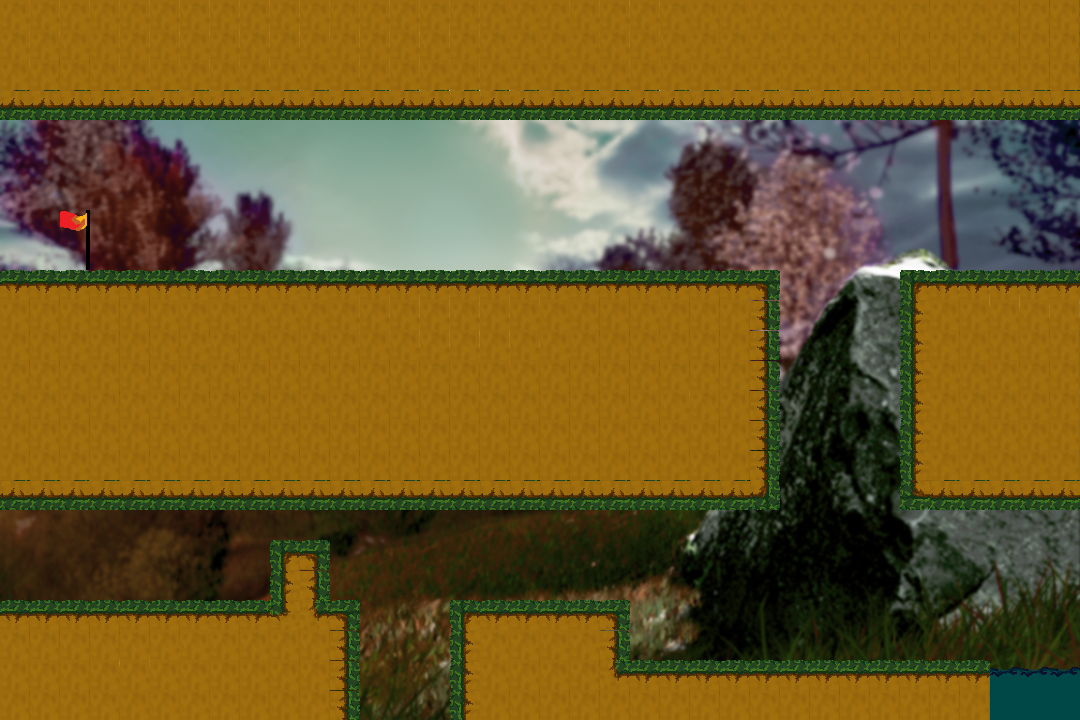

The image is a tile-based game level rendered from a .tmx file. Its description and complete source (layers, tilesets, objects, tile grids) follow:
An orthogonal 36x24 tile map with 30x30 px tiles, 2 tile layers (Background, Tile Layer 1), 4 tilesets and 15 objects.

<map version="1.5" tiledversion="1.7.2" orientation="orthogonal" renderorder="right-down" width="36" height="24" tilewidth="30" tileheight="30" infinite="0" nextlayerid="12" nextobjectid="23">
 <editorsettings>
  <export target="level1.lua" format="lua" />
 </editorsettings>
 <tileset firstgid="1" name="FLY_TILESET" tilewidth="30" tileheight="30" tilecount="16" columns="4">
  <image source="../Tilesets/FLY_TILESET.png" width="120" height="120" />
 </tileset>
 <tileset firstgid="17" name="END_FLAG" tilewidth="30" tileheight="30" tilecount="2" columns="1">
  <image source="../END_FLAG.png" width="30" height="60" />
 </tileset>
 <tileset firstgid="19" name="fly33" tilewidth="30" tileheight="30" tilecount="864" columns="36">
  <image source="../All background/fly33.png" width="1080" height="720" />
 </tileset>
 <tileset firstgid="883" name="fly33" tilewidth="1080" tileheight="720" tilecount="1" columns="1">
  <image source="../All background/fly33.png" width="1080" height="720" />
 </tileset>
 <layer id="2" name="Background" width="36" height="24">
  <data encoding="csv">
0,0,0,0,0,0,0,0,0,0,0,0,0,0,0,0,0,0,0,0,0,0,0,0,0,0,0,0,0,0,0,0,0,0,0,0,
0,0,0,0,0,0,0,0,0,0,0,0,0,0,0,0,0,0,0,0,0,0,0,0,0,0,0,0,0,0,0,0,0,0,0,0,
0,0,0,0,0,0,0,0,0,0,0,0,0,0,0,0,0,0,0,0,0,0,0,0,0,0,0,0,0,0,0,0,0,0,0,0,
0,0,0,0,0,0,0,0,0,0,0,0,0,0,0,0,0,0,0,0,0,0,0,0,0,0,0,0,0,0,0,0,0,0,0,0,
0,0,0,0,0,0,0,0,0,0,0,0,0,0,0,0,0,0,0,0,0,0,0,0,0,0,0,0,0,0,0,0,0,0,0,0,
0,0,0,0,0,0,0,0,0,0,0,0,0,0,0,0,0,0,0,0,0,0,0,0,0,0,0,0,0,0,0,0,0,0,0,0,
0,0,0,0,0,0,0,0,0,0,0,0,0,0,0,0,0,0,0,0,0,0,0,0,0,0,0,0,0,0,0,0,0,0,0,0,
0,0,0,0,0,0,0,0,0,0,0,0,0,0,0,0,0,0,0,0,0,0,0,0,0,0,0,0,0,0,0,0,0,0,0,0,
0,0,0,0,0,0,0,0,0,0,0,0,0,0,0,0,0,0,0,0,0,0,0,0,0,0,0,0,0,0,0,0,0,0,0,0,
0,0,0,0,0,0,0,0,0,0,0,0,0,0,0,0,0,0,0,0,0,0,0,0,0,0,0,0,0,0,0,0,0,0,0,0,
0,0,0,0,0,0,0,0,0,0,0,0,0,0,0,0,0,0,0,0,0,0,0,0,0,0,0,0,0,0,0,0,0,0,0,0,
0,0,0,0,0,0,0,0,0,0,0,0,0,0,0,0,0,0,0,0,0,0,0,0,0,0,0,0,0,0,0,0,0,0,0,0,
0,0,0,0,0,0,0,0,0,0,0,0,0,0,0,0,0,0,0,0,0,0,0,0,0,0,0,0,0,0,0,0,0,0,0,0,
0,0,0,0,0,0,0,0,0,0,0,0,0,0,0,0,0,0,0,0,0,0,0,0,0,0,0,0,0,0,0,0,0,0,0,0,
0,0,0,0,0,0,0,0,0,0,0,0,0,0,0,0,0,0,0,0,0,0,0,0,0,0,0,0,0,0,0,0,0,0,0,0,
0,0,0,0,0,0,0,0,0,0,0,0,0,0,0,0,0,0,0,0,0,0,0,0,0,0,0,0,0,0,0,0,0,0,0,0,
0,0,0,0,0,0,0,0,0,0,0,0,0,0,0,0,0,0,0,0,0,0,0,0,0,0,0,0,0,0,0,0,0,0,0,0,
0,0,0,0,0,0,0,0,0,0,0,0,0,0,0,0,0,0,0,0,0,0,0,0,0,0,0,0,0,0,0,0,0,0,0,0,
0,0,0,0,0,0,0,0,0,0,0,0,0,0,0,0,0,0,0,0,0,0,0,0,0,0,0,0,0,0,0,0,0,0,0,0,
0,0,0,0,0,0,0,0,0,0,0,0,0,0,0,0,0,0,0,0,0,0,0,0,0,0,0,0,0,0,0,0,0,0,0,0,
0,0,0,0,0,1,1,1,1,0,0,0,0,0,0,0,0,0,0,0,0,0,0,0,0,0,0,0,0,0,0,0,0,0,0,0,
0,0,0,0,0,0,0,0,0,0,0,0,0,0,0,0,0,0,0,0,0,0,0,0,0,0,0,0,0,0,0,0,0,0,0,0,
0,0,0,0,0,0,0,0,0,0,0,0,0,0,0,0,0,0,0,0,0,0,0,0,0,0,0,0,0,0,0,0,0,0,0,0,
883,0,0,0,0,0,0,0,0,0,0,0,0,0,0,0,0,0,0,0,0,0,0,0,0,0,0,0,0,0,0,0,0,0,0,0
</data>
 </layer>
 <layer id="1" name="Tile Layer 1" width="36" height="24">
  <data encoding="csv">
11,11,11,11,11,11,11,11,11,11,11,11,11,11,11,11,11,11,11,11,11,11,11,11,11,11,11,11,11,11,11,11,11,11,11,11,
11,11,11,11,11,11,11,11,11,11,11,11,11,11,11,11,11,11,11,11,11,11,11,11,11,11,11,11,11,11,11,11,11,11,11,11,
11,11,11,11,11,11,11,11,11,11,11,11,11,11,11,11,11,11,11,11,11,11,11,11,11,11,11,11,11,11,11,11,11,11,11,11,
6,6,6,6,6,6,6,6,6,6,6,6,6,6,6,6,6,6,6,6,6,6,6,6,6,6,6,6,6,6,6,6,6,6,6,6,
0,0,0,0,0,0,0,0,0,0,0,0,0,0,0,0,0,0,0,0,0,0,0,0,0,0,0,0,0,0,0,0,0,0,0,0,
0,0,0,0,0,0,0,0,0,0,0,0,0,0,0,0,0,0,0,0,0,0,0,0,0,0,0,0,0,0,0,0,0,0,0,0,
0,0,0,0,0,0,0,0,0,0,0,0,0,0,0,0,0,0,0,0,0,0,0,0,0,0,0,0,0,0,0,0,0,0,0,0,
0,0,17,0,0,0,0,0,0,0,0,0,0,0,0,0,0,0,0,0,0,0,0,0,0,0,0,0,0,0,0,0,0,0,0,0,
0,0,18,0,0,0,0,0,0,0,0,0,0,0,0,0,0,0,0,0,0,0,0,0,0,0,0,0,0,0,0,0,0,0,0,0,
1,1,1,1,1,1,1,1,1,1,1,1,1,1,1,1,1,1,1,1,1,1,1,1,1,4,0,0,0,0,3,1,1,1,1,1,
11,11,11,11,11,11,11,11,11,11,11,11,11,11,11,11,11,11,11,11,11,11,11,11,11,2,0,0,0,0,5,11,11,11,11,11,
11,11,11,11,11,11,11,11,11,11,11,11,11,11,11,11,11,11,11,11,11,11,11,11,11,2,0,0,0,0,5,11,11,11,11,11,
11,11,11,11,11,11,11,11,11,11,11,11,11,11,11,11,11,11,11,11,11,11,11,11,11,2,0,0,0,0,5,11,11,11,11,11,
11,11,11,11,11,11,11,11,11,11,11,11,11,11,11,11,11,11,11,11,11,11,11,11,11,2,0,0,0,0,5,11,11,11,11,11,
11,11,11,11,11,11,11,11,11,11,11,11,11,11,11,11,11,11,11,11,11,11,11,11,11,2,0,0,0,0,5,11,11,11,11,11,
11,11,11,11,11,11,11,11,11,11,11,11,11,11,11,11,11,11,11,11,11,11,11,11,11,2,0,0,0,0,5,11,11,11,11,11,
6,6,6,6,6,6,6,6,6,6,6,6,6,6,6,6,6,6,6,6,6,6,6,6,6,8,0,0,0,0,7,6,6,6,6,6,
0,0,0,0,0,0,0,0,0,0,0,0,0,0,0,0,0,0,0,0,0,0,0,0,0,0,0,0,0,0,0,0,0,0,0,0,
0,0,0,0,0,0,0,0,0,3,4,0,0,0,0,0,0,0,0,0,0,0,0,0,0,0,0,0,0,0,0,0,0,0,0,0,
0,0,0,0,0,0,0,0,0,5,2,0,0,0,0,0,0,0,0,0,0,0,0,0,0,0,0,0,0,0,0,0,0,0,0,0,
1,1,1,1,1,1,1,1,1,14,13,4,0,0,0,3,1,1,1,1,4,0,0,0,0,0,0,0,0,0,0,0,0,0,0,0,
11,11,11,11,11,11,11,11,11,11,11,2,0,0,0,5,11,11,11,11,2,0,0,0,0,0,0,0,0,0,0,0,0,0,0,0,
11,11,11,11,11,11,11,11,11,11,11,2,0,0,0,5,11,11,11,11,13,1,1,1,1,1,1,1,1,1,1,1,1,15,15,15,
11,11,11,11,11,11,11,11,11,11,11,2,0,0,0,5,11,11,11,11,11,11,11,11,11,11,11,11,11,11,11,11,11,16,16,16
</data>
 </layer>
 <objectgroup id="3" name="bird">
  <object id="1" x="393.849" y="635.63" width="57.9834" height="57.9834" />
 </objectgroup>
 <objectgroup id="4" name="lizard" />
 <objectgroup id="5" name="frog">
  <object id="5" x="665.169" y="237.404" width="42.6671" height="43.7611" />
 </objectgroup>
 <objectgroup id="6" name="flower" />
 <objectgroup id="7" name="Platform">
  <object id="14" x="1.09403" y="273.507" width="774.571" height="233.028" />
  <object id="15" x="3.28208" y="603.903" width="354.465" height="114.873" />
  <object id="16" x="451.833" y="600.621" width="173.95" height="120.343" />
  <object id="17" x="625.784" y="660.792" width="361.029" height="56.8894" />
  <object id="18" x="902.572" y="273.507" width="175.044" height="233.028" />
  <object id="20" x="0" y="1.09403" width="1080.9" height="114.873" />
  <object id="21" x="269.131" y="547.014" width="55.7954" height="63.4536" />
 </objectgroup>
 <objectgroup id="8" name="walls">
  <object id="10" x="-44.8551" y="1.09403" width="41.573" height="718.776" />
  <object id="12" x="-35.0089" y="-37.1969" width="1148.73" height="35.0089" />
  <object id="13" x="1083.09" y="-1.09403" width="24.0686" height="718.776" />
 </objectgroup>
 <objectgroup id="9" name="end_point">
  <object id="8" x="38.291" y="194.737" width="60.1715" height="71.1118" />
 </objectgroup>
 <objectgroup id="10" name="respawn_point">
  <object id="9" x="18.5985" y="537.167" width="54.7014" height="60.1715" />
 </objectgroup>
 <objectgroup id="11" name="water">
  <object id="19" x="990.095" y="692.519" width="89.7102" height="25.1626" />
 </objectgroup>
</map>
